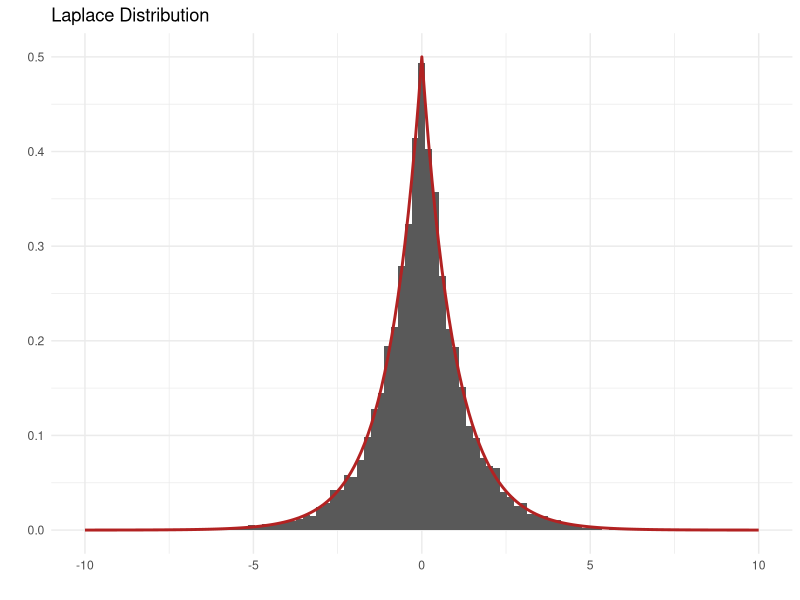
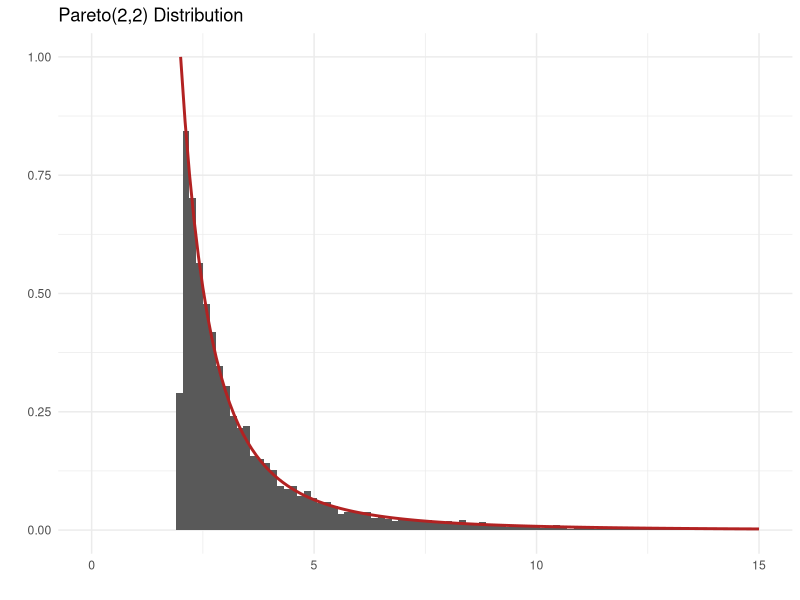
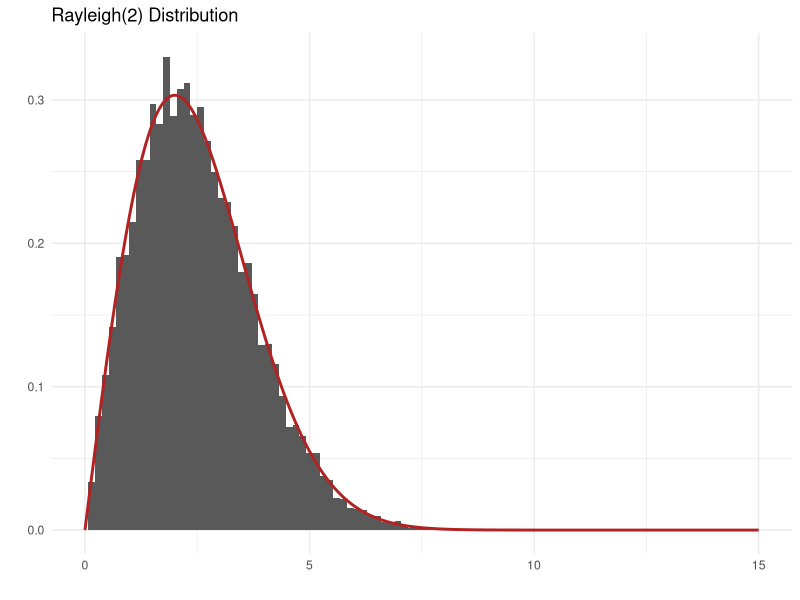
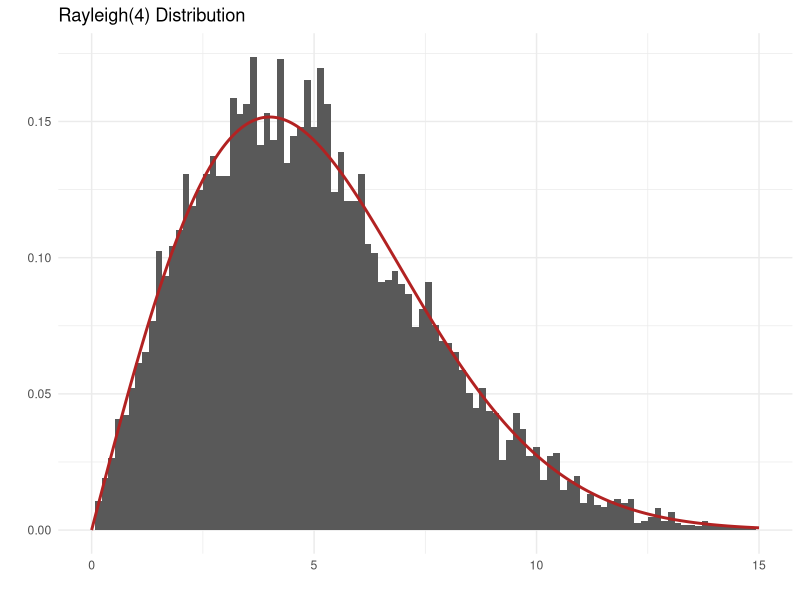

The R source for these figures, in order:
## ---- chunk 1
rexp2 <- function(n, lambda, eta) {
   -1*log(1 - runif(n))/lambda + eta
}
## ---- chunk 2
#| echo: false

set.seed(1234)
## ---- chunk 3
rexp2(n=1e4, lambda=3, eta=2) |> summary()
## ---- chunk 4
rlaplace <- function(n) {
   u <- runif(n) - 0.5
   -sign(u)*log(1-2*abs(u))
}
## ---- chunk 5
#| echo: false
#| message: false
#| warning: false
#| fig-align: center
#| fig-height: 4

library(tidyverse)

set.seed(1234)
x <- rlaplace(1e4)
s <- seq(from=-10, to=10, by=0.1)
y <- exp(-abs(s))/2

ggplot() + 
   geom_histogram(data=tibble(x), aes(x, y=after_stat(density)), bins=100) +
   geom_line(data=tibble(s,y), aes(x=s, y=y), linewidth=1, col="firebrick") + 
   ggtitle("Laplace Distribution") + 
   labs(x="", y="") + 
   theme_minimal()
## ---- chunk 6
rpareto <- function(n, a, b) b*(1-runif(n))^(-(1/a))
## ---- chunk 7
#| echo: false
#| message: false
#| warning: false
#| fig-align: center
#| fig-height: 4

set.seed(1234)
x <- rpareto(1e4, 2, 2)
s <- seq(from=2, to=15, by=0.1)
dpareto <- function(x, a, b) a * b^a / x^(a+1)
y <- dpareto(s, 2, 2)

ggplot() + 
   geom_histogram(data=tibble(x), aes(x, y=after_stat(density)), bins=100) +
   geom_line(data=tibble(s,y), aes(x=s, y=y), linewidth=1, col="firebrick") + 
   ggtitle("Pareto(2,2) Distribution") + 
   labs(x="", y="") + 
   xlim(0,15) +
   theme_minimal()
## ---- chunk 8
rrayleigh <- function(n, sigma) sqrt(-2*sigma^2*log(runif(n)))
## ---- chunk 9
#| echo: false
#| message: false
#| warning: false
#| fig-align: center
#| fig-height: 4

set.seed(1234)
s <- seq(from=0, to=15, by=0.05)
drayleigh <- function(x, sigma) x/sigma^2 * exp(-x^2/(2*sigma^2))

par(mfrow=c(1,2))

x1 <- rrayleigh(1e4, 2)
y1 <- drayleigh(s, 2)

ggplot() + 
   geom_histogram(data=tibble(x1), aes(x1, y=after_stat(density)), bins=100) +
   geom_line(data=tibble(s,y1), aes(x=s, y=y1), linewidth=1, col="firebrick") + 
   ggtitle("Rayleigh(2) Distribution") + 
   labs(x="", y="") + 
   xlim(0,15) +
   theme_minimal()

x2 <- rrayleigh(1e4, 4)
y2 <- drayleigh(s, 4)

ggplot() + 
   geom_histogram(data=tibble(x2), aes(x2, y=after_stat(density)), bins=100) +
   geom_line(data=tibble(s,y2), aes(x=s, y=y2), linewidth=1, col="firebrick") + 
   ggtitle("Rayleigh(4) Distribution") + 
   labs(x="", y="") + 
   xlim(0,15) +
   theme_minimal()

par(mfrow=c(1,1))
## ---- chunk 10
set.seed(1234)
n <- 1e4

# inverse transform method
u <- runif(n)
cp <- cumsum(c(0.1, 0.2, 0.2, 0.2, 0.3))
x1 <- (u>cp[1]) + (u>cp[2]) + (u>cp[3]) + (u>cp[4]) + (u>cp[5])

# sample method
x2 <- sample(x=0:4, size=n, replace=T, prob=c(1,2,2,2,3)/10)

# tabulate both methods
merge(
   tibble(x=x1) |> group_by(x) |> summarize(n1=n()) |> mutate(perc1=n1/sum(n1)),
   tibble(x=x2) |> group_by(x) |> summarize(n2=n()) |> mutate(perc2=n2/sum(n2)),
   by="x"
)
